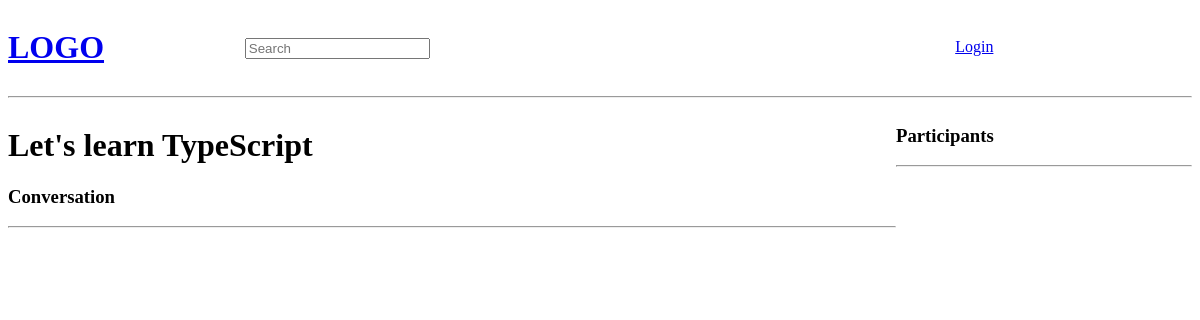
The page /room/3/ on the database as committed earlier.
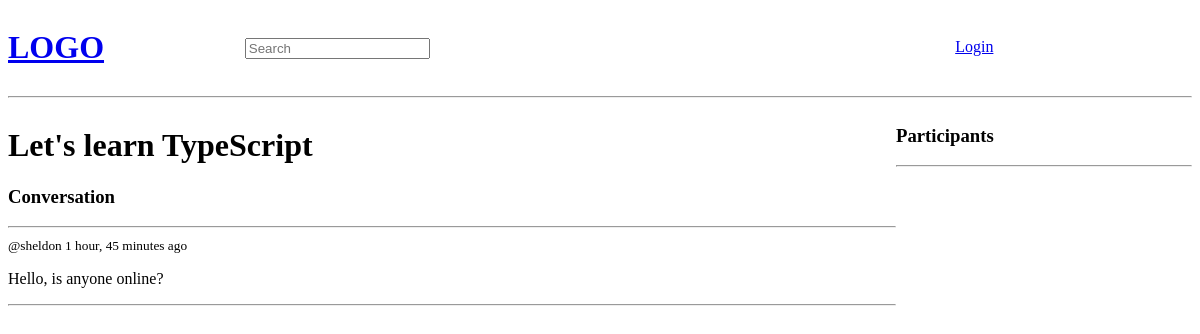
The same page on the database as committed later.
### base/models.py (models this page shows, shortened)
class Message(models.Model):
    user  = models.ForeignKey(User, on_delete=models.CASCADE)
    room = models.ForeignKey(Room, on_delete=models.CASCADE)
    body = models.TextField()
    updated = models.DateTimeField(auto_now=True)
    created = models.DateTimeField(auto_now_add=True)

### base/views.py (the view, shortened to what this page needs)
# urls.py: path('room/<str:pk>/', views.room, name="room"),
def room(request, pk):
    room = Room.objects.get(id=pk)
    room_messages = room.message_set.all().order_by('-created')
    participants = room.participants.all()
    context = {
        'room': room,
        'room_messages': room_messages,
        'participants': participants
        }
    return render(request, 'base/room.html', context)

### base/templates/base/room.html (shortened to what this page needs)
{% extends 'main.html' %} {% block content %}
<div class="room-container">
  <div>
    <h1>{{room.name}}</h1>
    <div class="comment-wrapper">
      <h3>Conversation</h3>
      <hr />
      {% for message in room_messages %}
      <div>
        <small>@{{message.user}} {{message.created|timesince}} ago</small>
        <p>{{message.body}}</p>
        <hr />
      </div>
      {% endfor %}
    </div>
  </div>
  <div>
    <h3>Participants</h3>
    <hr>
  </div>
</div>
{% endblock content %}

Rows that differ between the two databases and show on the page:
added Message: user "sheldon", created "1 hour, 45 minutes", body "Hello, is anyone online?"
